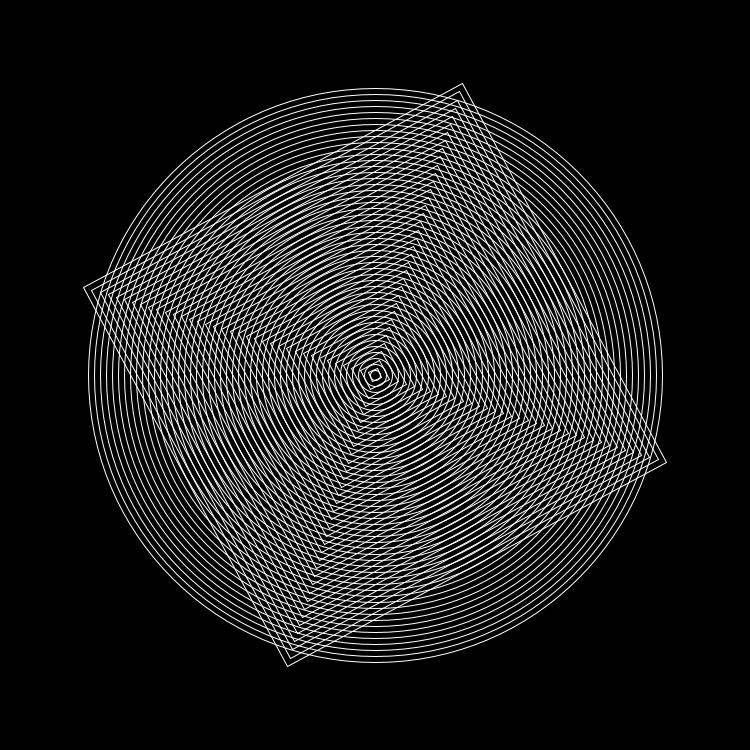
Frame 1 (no input)
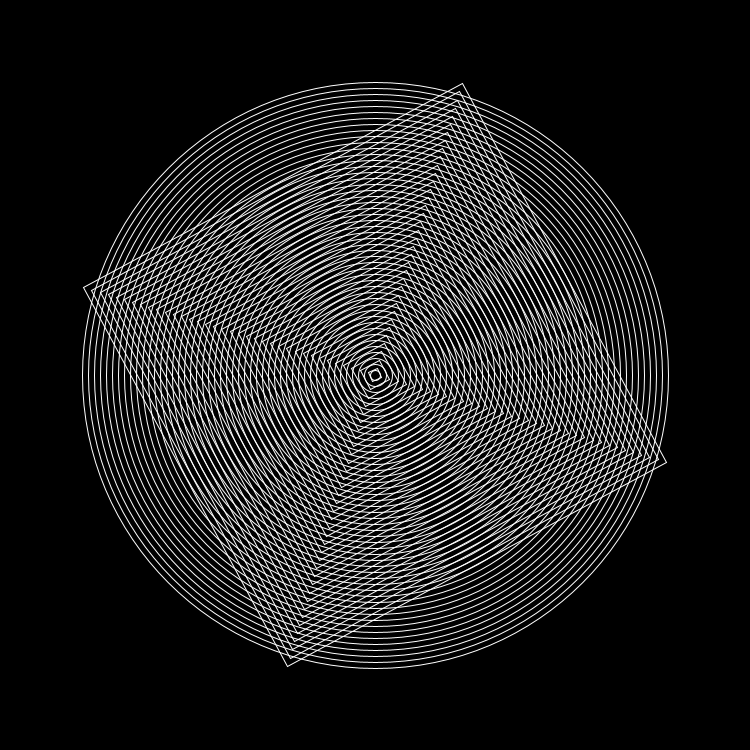
Frame 60 (the mouse pressed at the canvas centre just before this capture)
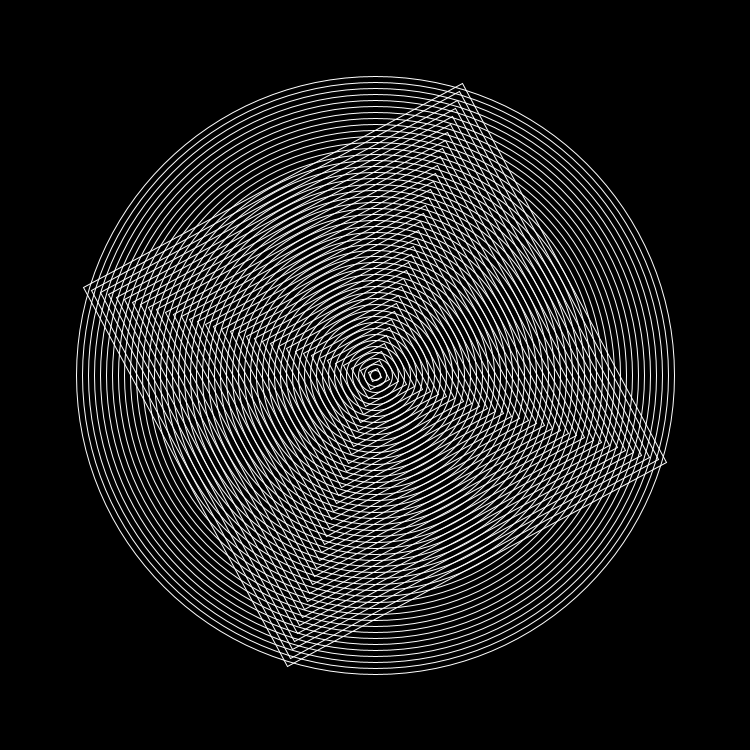
Frame 120 (the mouse held since frame 60 and released just before this capture)

The Processing sketch that drew these frames (run headless with seeded random() and noise(); from frame 60 on, the mouse is pressed at the canvas centre):

// Processing sketch: processing_142843
// ── processing_142843.pde

void setup() {
  size (750,750);

  smooth();
  
  
  
}

void draw() 
{
    background (0,0,0);
    translate(width/2, height/2);
  
  for(int i=0; i<second(); i++)
  {
    pushMatrix();
    rectMode(CENTER);
    stroke(255,255,255);
    noFill();
    ellipse(0,0,10+i*12,10+i*12);
    popMatrix();
    
  }


for(int i=0; i<minute(); i++)
  {
    pushMatrix();
    rectMode(CENTER);
    stroke(255,255,255);
    noFill();
    rotate(radians(hour()*30)-45);
    rect(0,0,10+i*12,10+i*12);
    popMatrix();
    
  }
}
